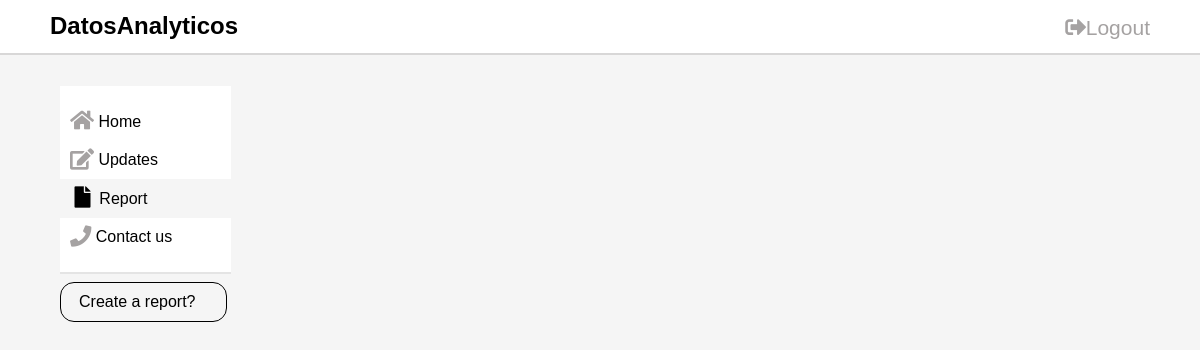
The page /report.php (signed in) on the database as committed earlier.
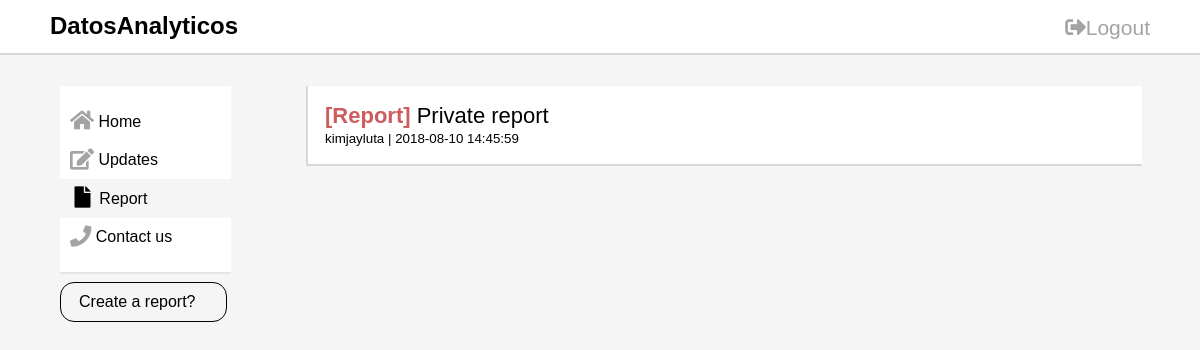
The same page on the database as committed later.
### tables this page shows
CREATE TABLE `report` (
  `id` int(11) NOT NULL,
  `title` text NOT NULL,
  `description` text NOT NULL,
  `send_at` datetime DEFAULT NULL,
  `user_id` int(11) NOT NULL
);

CREATE TABLE `users` (
  `id` int(11) NOT NULL,
  `username` varchar(255) NOT NULL,
  `password` varchar(255) NOT NULL,
  `email` varchar(255) NOT NULL,
  `firstname` varchar(255) NOT NULL,
  `lastname` varchar(255) NOT NULL,
  `type` int(11) NOT NULL
);

### report.php (the view, shortened to what this page needs)
<?php
include "functions/database.php";
@$loggedId = $_SESSION['id'];
@$loggedType = $_SESSION['type'];
?>
<!doctype html>
<html lang="en">
<head>
    <link rel="stylesheet" href="css/report.css">
    <link rel="stylesheet" href="https://use.fontawesome.com/releases/v5.1.0/css/all.css">
</head>
<body>
<nav class="nav">
    <div class="container">
        <h2  style="margin: 6px 0 10px 0; float: left;">DatosAnalyticos</h2>
        <a href="functions/lslfunction.php?logout" type="submit" id="logout"><i class="fas fa-sign-out-alt"  ></i>Logout</a>
    </div>
</nav>
<div class="container">
    <div class="row">
        <div class="colOne">
            <ul>
                <li><a href="index.php" class="link" ><i class="fas fa-home fa-lg" style="color: #a5a2a2;"></i> Home</a></li>
                <li><a href="updates.php" class="link"><i class="fas fa-edit fa-lg" style="color: #a5a2a2;"></i> Updates</a></li>
                <?php
                if ($loggedType > 0){
                    echo ' <li><a href="adminpost.php" class="link"><i class="fas fa-pen-alt fa-lg" style="color: #a5a2a2;"></i>  Post</a></li>';
                    echo ' <li><a href="sent_reports.php" class="link"><i class="fas fa-envelope-open" style="color: #a5a2a2;"></i> View reports</a></li>';
                } else{
                    echo '<li class="active"><a href="report.php" class="link">&nbsp;<i class="fas fa-file fa-lg" ></i>&nbsp;&nbsp;Report</a></li>';
                }
                ?>
                <li><a href="#" class="link"><i class="fas fa-phone fa-lg" style="color: #a5a2a2;"></i>&nbsp;Contact us</a></li>
            </ul>
            <a href="sendreport.php" class="createReport">Create a report?</a>
        </div>
        <div>
            <?php
            $sql = "SELECT report.*,users.username FROM report,users WHERE report.user_id = '$loggedId' AND report.user_id = users.id ORDER BY id DESC";
            $query = mysqli_query($connect,$sql);
            $posts = array();
            while ($row = mysqli_fetch_array($query)){
                array_push($posts,$row);
            }
            foreach ($posts as $p){
                echo "<div class='colTwo'>";
                echo " <a href='viewreport_user.php?rpid=".$p['id']."' style='text-decoration-line:none; color: black; font-size: 22px;'><strong style='color:indianred;'>[Report] </strong>".$p['title']."</a><br>";
                echo "<small>".$p['username']." | ".$p['send_at']." </small>";
                echo "</div>";
            }
            ?>
        </div>
    </div>
</div>
</body>
</html>

Rows that differ between the two databases and show on the page:
added report: title "Private report", user.username "kimjayluta", send_at "2018-08-10 14:45:59"
